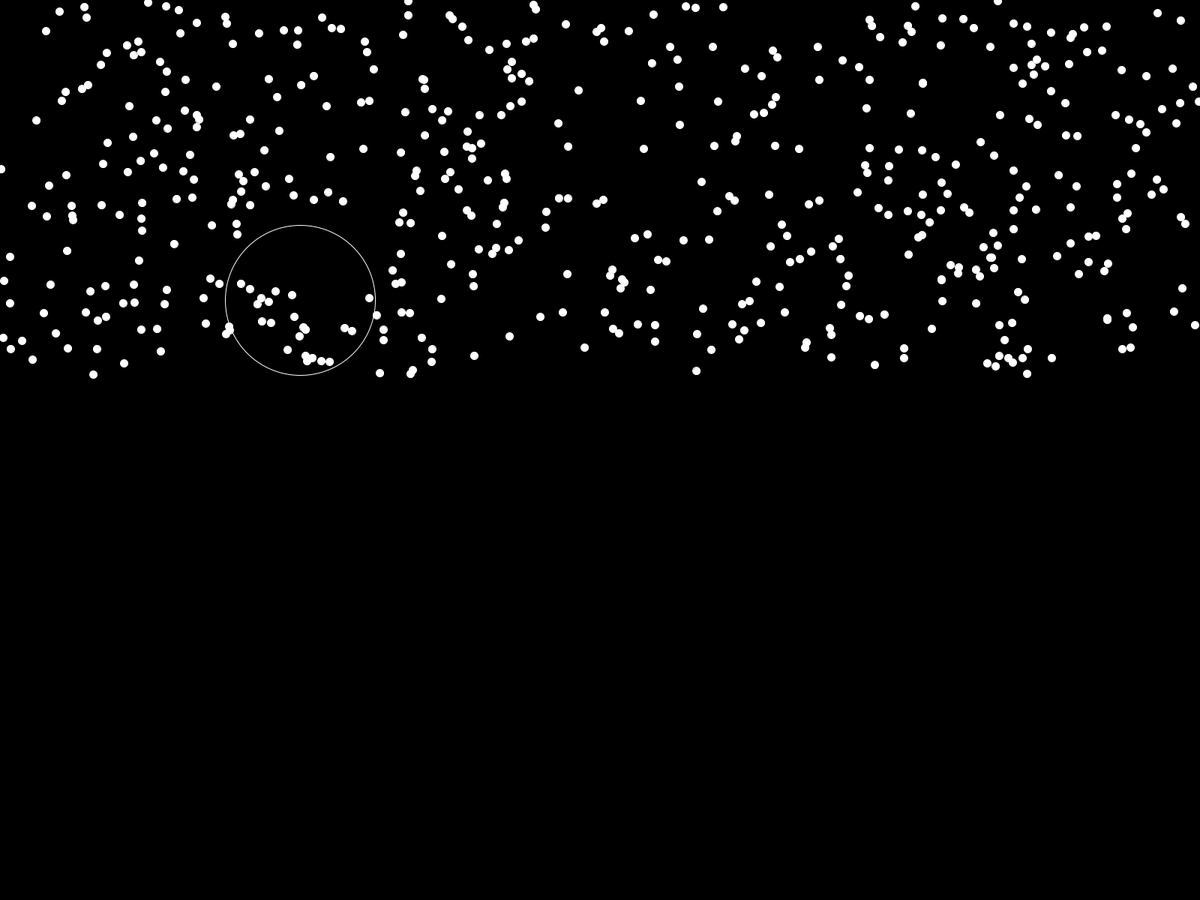
Frame 1 (no input)
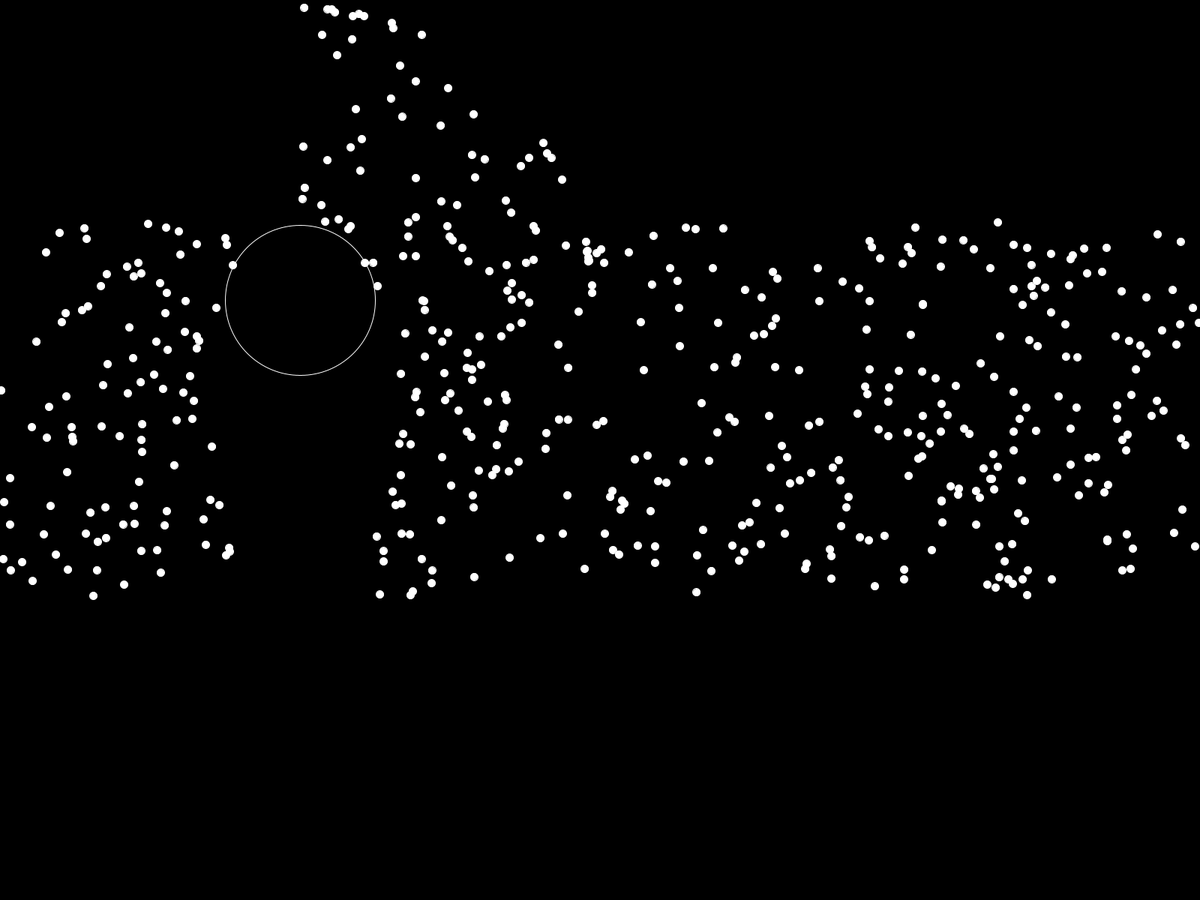
Frame 60 (the mouse pressed at the canvas centre just before this capture)
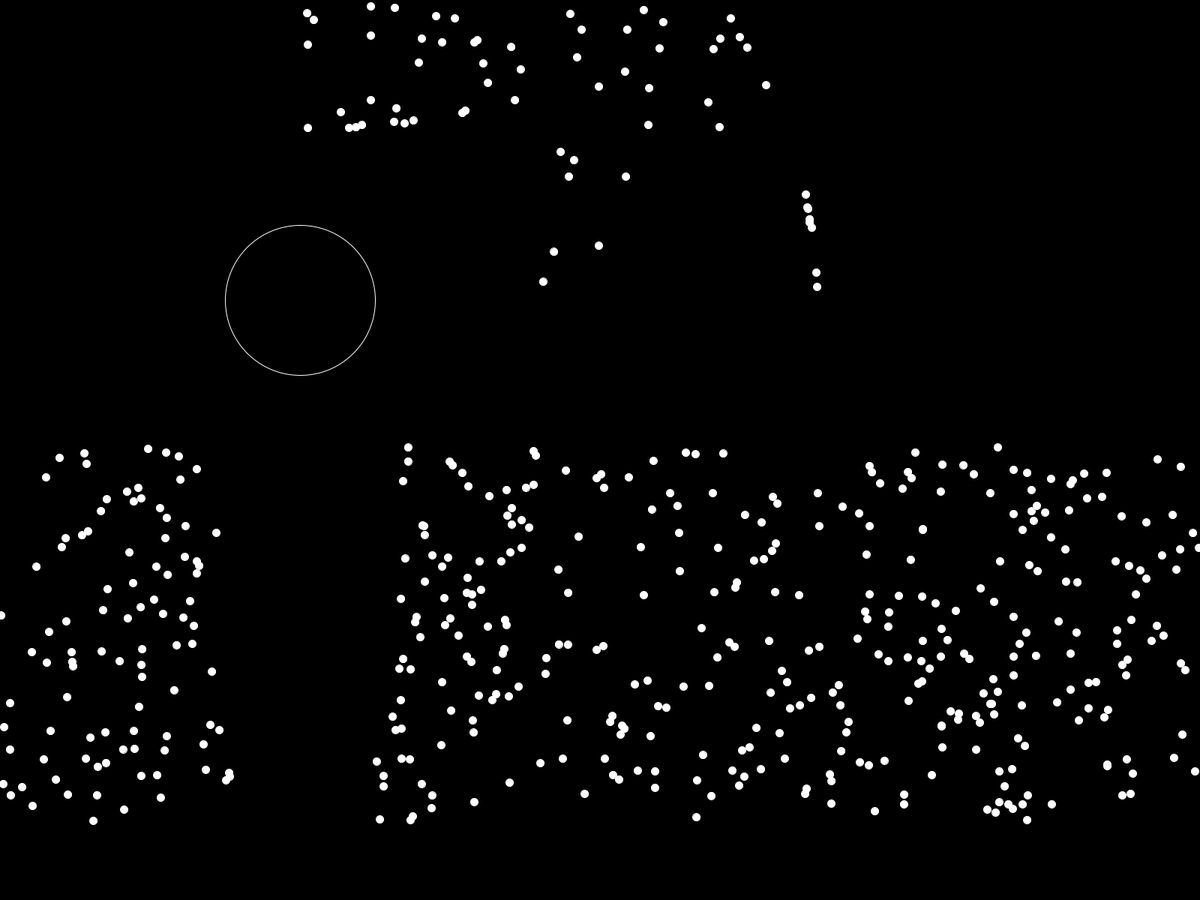
Frame 120 (the mouse held since frame 60 and released just before this capture)

The Processing sketch that drew these frames (run headless with seeded random() and noise(); from frame 60 on, the mouse is pressed at the canvas centre):

// Processing sketch: Bound
// ── Bound.pde
final float gravity=9.8;
Ball[]b=new Ball[500];
Obj o=new Obj(400,400,200);
void setup() {
	fullScreen();
	for(int i=0;i<b.length;i++){
		b[i]=new Ball(random(width),random(500),10,random(5,10),random(5,10));
	}
}

void draw() {
	background(0);
	o.drawEllipse();
	for(int i=0;i<b.length;i++){
		b[i].update();
		if(o.collision(b[i].x,b[i].y)){
			b[i].angle=o.getAngle(b[i].x,b[i].y);
			b[i].x=o.x+cos(radians(o.give(b[i].x,b[i].y)))*o.rad/2;
			b[i].y=o.y+sin(radians(o.give(b[i].x,b[i].y)))*o.rad/2;
		}
	}
}

class Ball{
	float x,y,size,spx,spy;
	float nowy;
	float angle=90;
	float xb=1;
	float yb=1;
	Ball(float x,float y,float size,float spy,float spx){
		this.x=x;
		this.y=y;
		this.size=size;
		this.spy=spy;
		spx=0;
		nowy=y;
	}
	void update(){
		fill(255);
		stroke(255);
		ellipse(x, y,10,10);
		spx=cos(radians(angle))*5*xb;
		spy=sin(radians(angle))*5*yb;
		x+=spx;
		y+=spy;
		if(60<frameCount){
			if(width<x){
				xb*=-0.6;
				x=width;
			}
			else if(x<0){
				xb*=-0.6;
				x=0;
			}
			if(height<y){
				yb*=-.6;
				y=height;
			}
			else if(y<0){
				yb*=-0.6;
				y=0;
			}
		}
	}
}
class Obj{
	float x,y,rad;
	Obj(float x,float y,float rad){
		this.x=x;
		this.y=y;
		this.rad=rad;
	}
	void drawEllipse(){
		noFill();
		stroke(255);
		ellipse(x,y,rad,rad);
	}
	boolean collision(float ballX,float ballY){
		return dist(x,y,ballX,ballY)<rad/2;
	}
	float getAngle(float ballX,float ballY){
		float temp=give(ballX,ballY);
		if(temp<90){
			//temp+=90;
		}
		else if(temp==90){
			temp=0;
		}
		else{
			//temp-=90;
		}
		return temp;
	}
	float give(float ballX,float ballY){
		float temp=-degrees(atan2(abs(y-ballY),abs(x-ballX)));
		return temp;
	}
}
